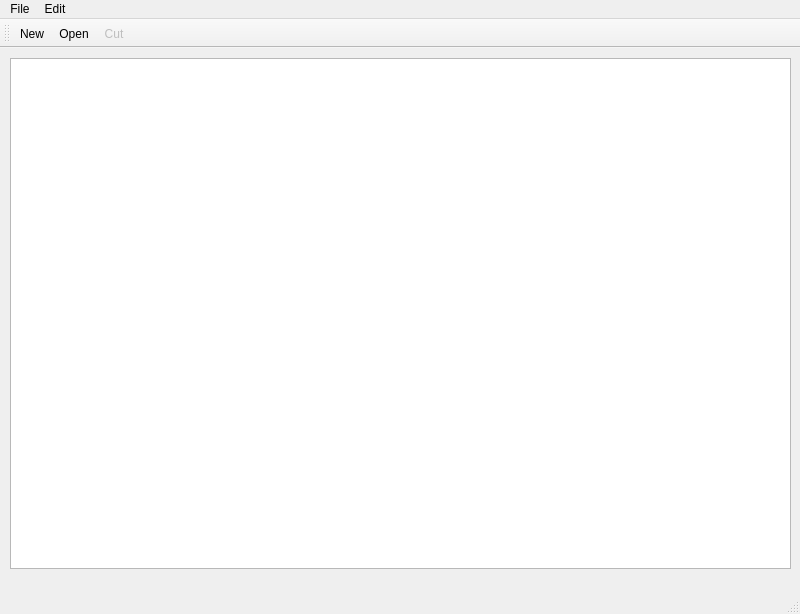
<?xml version="1.0" encoding="UTF-8"?>
<ui version="4.0">
 <class>MainWindow</class>
 <widget class="QMainWindow" name="MainWindow">
  <property name="geometry">
   <rect>
    <x>0</x>
    <y>0</y>
    <width>800</width>
    <height>614</height>
   </rect>
  </property>
  <property name="windowTitle">
   <string>Tan Editor</string>
  </property>
  <widget class="QWidget" name="centralwidget">
   <widget class="QWidget" name="verticalLayoutWidget">
    <property name="geometry">
     <rect>
      <x>10</x>
      <y>10</y>
      <width>781</width>
      <height>511</height>
     </rect>
    </property>
    <layout class="QVBoxLayout" name="verticalLayout">
     <item>
      <widget class="QTextEdit" name="textEdit"/>
     </item>
    </layout>
   </widget>
  </widget>
  <widget class="QMenuBar" name="menubar">
   <property name="geometry">
    <rect>
     <x>0</x>
     <y>0</y>
     <width>800</width>
     <height>22</height>
    </rect>
   </property>
   <widget class="QMenu" name="menuFile">
    <property name="title">
     <string>File</string>
    </property>
    <addaction name="actionNew"/>
    <addaction name="actionOpen"/>
    <addaction name="actionSave_As"/>
    <addaction name="actionPrint"/>
    <addaction name="actionExit"/>
   </widget>
   <widget class="QMenu" name="menuEdit">
    <property name="title">
     <string>Edit</string>
    </property>
    <addaction name="actionCopy"/>
    <addaction name="actionPaste"/>
    <addaction name="actionCut"/>
    <addaction name="actionUndo"/>
    <addaction name="actionRedo"/>
   </widget>
   <addaction name="menuFile"/>
   <addaction name="menuEdit"/>
  </widget>
  <widget class="QStatusBar" name="statusbar"/>
  <widget class="QToolBar" name="toolBar">
   <property name="windowTitle">
    <string>toolBar</string>
   </property>
   <property name="iconSize">
    <size>
     <width>24</width>
     <height>24</height>
    </size>
   </property>
   <attribute name="toolBarArea">
    <enum>TopToolBarArea</enum>
   </attribute>
   <attribute name="toolBarBreak">
    <bool>false</bool>
   </attribute>
   <addaction name="actionNew"/>
   <addaction name="actionOpen"/>
   <addaction name="actionCut"/>
  </widget>
  <action name="actionNew">
   <property name="icon">
    <iconset>
     <normalon>:/imgs/file.png</normalon>
    </iconset>
   </property>
   <property name="text">
    <string>New</string>
   </property>
  </action>
  <action name="actionOpen">
   <property name="icon">
    <iconset>
     <normalon>:/imgs/open-folder32.png</normalon>
    </iconset>
   </property>
   <property name="text">
    <string>Open</string>
   </property>
  </action>
  <action name="actionSave_As">
   <property name="icon">
    <iconset>
     <normalon>:/imgs/diskette.png</normalon>
    </iconset>
   </property>
   <property name="text">
    <string>Save As</string>
   </property>
  </action>
  <action name="actionPrint">
   <property name="icon">
    <iconset>
     <normalon>:/imgs/printer32.png</normalon>
    </iconset>
   </property>
   <property name="text">
    <string>Print</string>
   </property>
  </action>
  <action name="actionExit">
   <property name="icon">
    <iconset>
     <normalon>:/imgs/logout.png</normalon>
    </iconset>
   </property>
   <property name="text">
    <string>Exit</string>
   </property>
  </action>
  <action name="actionCopy">
   <property name="icon">
    <iconset>
     <normalon>:/imgs/copy.png</normalon>
    </iconset>
   </property>
   <property name="text">
    <string>Copy</string>
   </property>
  </action>
  <action name="actionPaste">
   <property name="icon">
    <iconset>
     <normalon>:/imgs/paste.png</normalon>
    </iconset>
   </property>
   <property name="text">
    <string>Paste</string>
   </property>
  </action>
  <action name="actionCut">
   <property name="enabled">
    <bool>false</bool>
   </property>
   <property name="icon">
    <iconset>
     <normalon>:/imgs/cut32.png</normalon>
    </iconset>
   </property>
   <property name="text">
    <string>Cut</string>
   </property>
   <property name="visible">
    <bool>false</bool>
   </property>
  </action>
  <action name="actionRedo">
   <property name="icon">
    <iconset>
     <normalon>:/imgs/redo.png</normalon>
    </iconset>
   </property>
   <property name="text">
    <string>Redo</string>
   </property>
  </action>
  <action name="actionUndo">
   <property name="icon">
    <iconset resource="Recources.qrc">
     <normaloff>:/imgs/undo.png</normaloff>:/imgs/undo.png</iconset>
   </property>
   <property name="text">
    <string>Undo</string>
   </property>
  </action>
 </widget>
 <resources>
  <include location="Recources.qrc"/>
 </resources>
 <connections/>
</ui>
